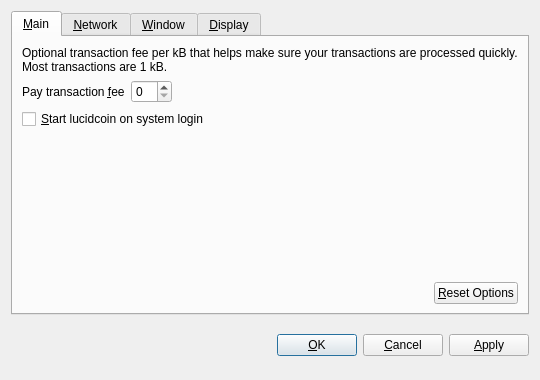
<?xml version="1.0" encoding="UTF-8"?>
<ui version="4.0">
 <class>OptionsDialog</class>
 <widget class="QDialog" name="OptionsDialog">
  <property name="geometry">
   <rect>
    <x>0</x>
    <y>0</y>
    <width>540</width>
    <height>380</height>
   </rect>
  </property>
  <property name="windowTitle">
   <string>Options</string>
  </property>
  <property name="modal">
   <bool>true</bool>
  </property>
  <layout class="QVBoxLayout" name="verticalLayout">
   <item>
    <widget class="QTabWidget" name="tabWidget">
     <property name="tabPosition">
      <enum>QTabWidget::North</enum>
     </property>
     <property name="currentIndex">
      <number>0</number>
     </property>
     <widget class="QWidget" name="tabMain">
      <attribute name="title">
       <string>&amp;Main</string>
      </attribute>
      <layout class="QVBoxLayout" name="verticalLayout_Main">
       <item>
        <widget class="QLabel" name="transactionFeeInfoLabel">
         <property name="text">
          <string>Optional transaction fee per kB that helps make sure your transactions are processed quickly. Most transactions are 1 kB.</string>
         </property>
         <property name="textFormat">
          <enum>Qt::PlainText</enum>
         </property>
         <property name="wordWrap">
          <bool>true</bool>
         </property>
        </widget>
       </item>
       <item>
        <layout class="QHBoxLayout" name="horizontalLayout_1_Main">
         <item>
          <widget class="QLabel" name="transactionFeeLabel">
           <property name="text">
            <string>Pay transaction &amp;fee</string>
           </property>
           <property name="textFormat">
            <enum>Qt::PlainText</enum>
           </property>
           <property name="buddy">
            <cstring>transactionFee</cstring>
           </property>
          </widget>
         </item>
         <item>
          <widget class="BitcoinAmountField" name="transactionFee"/>
         </item>
         <item>
          <spacer name="horizontalSpacer_1_Main">
           <property name="orientation">
            <enum>Qt::Horizontal</enum>
           </property>
           <property name="sizeHint" stdset="0">
            <size>
             <width>40</width>
             <height>20</height>
            </size>
           </property>
          </spacer>
         </item>
        </layout>
       </item>
       <item>
        <widget class="QCheckBox" name="bitcoinAtStartup">
         <property name="toolTip">
          <string>Automatically start lucidcoin after logging in to the system.</string>
         </property>
         <property name="text">
          <string>&amp;Start lucidcoin on system login</string>
         </property>
        </widget>
       </item>
       <item>
        <spacer name="verticalSpacer_Main">
         <property name="orientation">
          <enum>Qt::Vertical</enum>
         </property>
         <property name="sizeHint" stdset="0">
          <size>
           <width>20</width>
           <height>40</height>
          </size>
         </property>
        </spacer>
       </item>
       <item>
        <layout class="QHBoxLayout" name="horizontalLayout_2_Main">
         <item>
          <spacer name="horizontalSpacer_2_Main">
           <property name="orientation">
            <enum>Qt::Horizontal</enum>
           </property>
           <property name="sizeHint" stdset="0">
            <size>
             <width>40</width>
             <height>20</height>
            </size>
           </property>
          </spacer>
         </item>
         <item>
          <widget class="QPushButton" name="resetButton">
           <property name="toolTip">
            <string>Reset all client options to default.</string>
           </property>
           <property name="text">
            <string>&amp;Reset Options</string>
           </property>
           <property name="autoDefault">
            <bool>false</bool>
           </property>
          </widget>
         </item>
        </layout>
       </item>
      </layout>
     </widget>
     <widget class="QWidget" name="tabNetwork">
      <attribute name="title">
       <string>&amp;Network</string>
      </attribute>
      <layout class="QVBoxLayout" name="verticalLayout_Network">
       <item>
        <widget class="QCheckBox" name="mapPortUpnp">
         <property name="toolTip">
          <string>Automatically open the lucidcoin client port on the router. This only works when your router supports UPnP and it is enabled.</string>
         </property>
         <property name="text">
          <string>Map port using &amp;UPnP</string>
         </property>
        </widget>
       </item>
       <item>
        <widget class="QCheckBox" name="connectSocks">
         <property name="toolTip">
          <string>Connect to the lucidcoin network through a SOCKS proxy (e.g. when connecting through Tor).</string>
         </property>
         <property name="text">
          <string>&amp;Connect through SOCKS proxy:</string>
         </property>
        </widget>
       </item>
       <item>
        <layout class="QHBoxLayout" name="horizontalLayout_Network">
         <item>
          <widget class="QLabel" name="proxyIpLabel">
           <property name="text">
            <string>Proxy &amp;IP:</string>
           </property>
           <property name="textFormat">
            <enum>Qt::PlainText</enum>
           </property>
           <property name="buddy">
            <cstring>proxyIp</cstring>
           </property>
          </widget>
         </item>
         <item>
          <widget class="QValidatedLineEdit" name="proxyIp">
           <property name="maximumSize">
            <size>
             <width>140</width>
             <height>16777215</height>
            </size>
           </property>
           <property name="toolTip">
            <string>IP address of the proxy (e.g. 127.0.0.1)</string>
           </property>
          </widget>
         </item>
         <item>
          <widget class="QLabel" name="proxyPortLabel">
           <property name="text">
            <string>&amp;Port:</string>
           </property>
           <property name="textFormat">
            <enum>Qt::PlainText</enum>
           </property>
           <property name="buddy">
            <cstring>proxyPort</cstring>
           </property>
          </widget>
         </item>
         <item>
          <widget class="QLineEdit" name="proxyPort">
           <property name="maximumSize">
            <size>
             <width>55</width>
             <height>16777215</height>
            </size>
           </property>
           <property name="toolTip">
            <string>Port of the proxy (e.g. 9050)</string>
           </property>
          </widget>
         </item>
         <item>
          <widget class="QLabel" name="socksVersionLabel">
           <property name="text">
            <string>SOCKS &amp;Version:</string>
           </property>
           <property name="textFormat">
            <enum>Qt::PlainText</enum>
           </property>
           <property name="buddy">
            <cstring>socksVersion</cstring>
           </property>
          </widget>
         </item>
         <item>
          <widget class="QValueComboBox" name="socksVersion">
           <property name="toolTip">
            <string>SOCKS version of the proxy (e.g. 5)</string>
           </property>
          </widget>
         </item>
         <item>
          <spacer name="horizontalSpacer_Network">
           <property name="orientation">
            <enum>Qt::Horizontal</enum>
           </property>
           <property name="sizeHint" stdset="0">
            <size>
             <width>40</width>
             <height>20</height>
            </size>
           </property>
          </spacer>
         </item>
        </layout>
       </item>
       <item>
        <spacer name="verticalSpacer_Network">
         <property name="orientation">
          <enum>Qt::Vertical</enum>
         </property>
         <property name="sizeHint" stdset="0">
          <size>
           <width>20</width>
           <height>40</height>
          </size>
         </property>
        </spacer>
       </item>
      </layout>
     </widget>
     <widget class="QWidget" name="tabWindow">
      <attribute name="title">
       <string>&amp;Window</string>
      </attribute>
      <layout class="QVBoxLayout" name="verticalLayout_Window">
       <item>
        <widget class="QCheckBox" name="minimizeToTray">
         <property name="toolTip">
          <string>Show only a tray icon after minimizing the window.</string>
         </property>
         <property name="text">
          <string>&amp;Minimize to the tray instead of the taskbar</string>
         </property>
        </widget>
       </item>
       <item>
        <widget class="QCheckBox" name="minimizeOnClose">
         <property name="toolTip">
          <string>Minimize instead of exit the application when the window is closed. When this option is enabled, the application will be closed only after selecting Quit in the menu.</string>
         </property>
         <property name="text">
          <string>M&amp;inimize on close</string>
         </property>
        </widget>
       </item>
       <item>
        <spacer name="verticalSpacer_Window">
         <property name="orientation">
          <enum>Qt::Vertical</enum>
         </property>
         <property name="sizeHint" stdset="0">
          <size>
           <width>20</width>
           <height>40</height>
          </size>
         </property>
        </spacer>
       </item>
      </layout>
     </widget>
     <widget class="QWidget" name="tabDisplay">
      <attribute name="title">
       <string>&amp;Display</string>
      </attribute>
      <layout class="QVBoxLayout" name="verticalLayout_Display">
       <item>
        <layout class="QHBoxLayout" name="horizontalLayout_1_Display">
         <item>
          <widget class="QLabel" name="langLabel">
           <property name="text">
            <string>User Interface &amp;language:</string>
           </property>
           <property name="textFormat">
            <enum>Qt::PlainText</enum>
           </property>
           <property name="buddy">
            <cstring>lang</cstring>
           </property>
          </widget>
         </item>
         <item>
          <widget class="QValueComboBox" name="lang">
           <property name="toolTip">
            <string>The user interface language can be set here. This setting will take effect after restarting lucidcoin.</string>
           </property>
          </widget>
         </item>
        </layout>
       </item>
       <item>
        <layout class="QHBoxLayout" name="horizontalLayout_2_Display">
         <item>
          <widget class="QLabel" name="unitLabel">
           <property name="text">
            <string>&amp;Unit to show amounts in:</string>
           </property>
           <property name="textFormat">
            <enum>Qt::PlainText</enum>
           </property>
           <property name="buddy">
            <cstring>unit</cstring>
           </property>
          </widget>
         </item>
         <item>
          <widget class="QValueComboBox" name="unit">
           <property name="toolTip">
            <string>Choose the default subdivision unit to show in the interface and when sending coins.</string>
           </property>
          </widget>
         </item>
        </layout>
       </item>
       <item>
        <widget class="QCheckBox" name="displayAddresses">
         <property name="toolTip">
          <string>Whether to show lucidcoin addresses in the transaction list or not.</string>
         </property>
         <property name="text">
          <string>&amp;Display addresses in transaction list</string>
         </property>
        </widget>
       </item>
       <item>
        <spacer name="verticalSpacer_Display">
         <property name="orientation">
          <enum>Qt::Vertical</enum>
         </property>
         <property name="sizeHint" stdset="0">
          <size>
           <width>20</width>
           <height>40</height>
          </size>
         </property>
        </spacer>
       </item>
      </layout>
     </widget>
    </widget>
   </item>
   <item>
    <layout class="QHBoxLayout" name="horizontalLayout_Buttons">
     <item>
      <spacer name="horizontalSpacer_1">
       <property name="orientation">
        <enum>Qt::Horizontal</enum>
       </property>
       <property name="sizeHint" stdset="0">
        <size>
         <width>40</width>
         <height>48</height>
        </size>
       </property>
      </spacer>
     </item>
     <item>
      <widget class="QLabel" name="statusLabel">
       <property name="font">
        <font>
         <weight>75</weight>
         <bold>true</bold>
        </font>
       </property>
       <property name="text">
        <string/>
       </property>
       <property name="textFormat">
        <enum>Qt::PlainText</enum>
       </property>
       <property name="wordWrap">
        <bool>true</bool>
       </property>
      </widget>
     </item>
     <item>
      <spacer name="horizontalSpacer_2">
       <property name="orientation">
        <enum>Qt::Horizontal</enum>
       </property>
       <property name="sizeHint" stdset="0">
        <size>
         <width>40</width>
         <height>48</height>
        </size>
       </property>
      </spacer>
     </item>
     <item>
      <widget class="QPushButton" name="okButton">
       <property name="text">
        <string>&amp;OK</string>
       </property>
      </widget>
     </item>
     <item>
      <widget class="QPushButton" name="cancelButton">
       <property name="text">
        <string>&amp;Cancel</string>
       </property>
       <property name="autoDefault">
        <bool>false</bool>
       </property>
      </widget>
     </item>
     <item>
      <widget class="QPushButton" name="applyButton">
       <property name="text">
        <string>&amp;Apply</string>
       </property>
       <property name="autoDefault">
        <bool>false</bool>
       </property>
      </widget>
     </item>
    </layout>
   </item>
  </layout>
 </widget>
 <customwidgets>
  <customwidget>
   <class>BitcoinAmountField</class>
   <extends>QSpinBox</extends>
   <header>bitcoinamountfield.h</header>
  </customwidget>
  <customwidget>
   <class>QValueComboBox</class>
   <extends>QComboBox</extends>
   <header>qvaluecombobox.h</header>
  </customwidget>
  <customwidget>
   <class>QValidatedLineEdit</class>
   <extends>QLineEdit</extends>
   <header>qvalidatedlineedit.h</header>
  </customwidget>
 </customwidgets>
 <resources/>
 <connections/>
</ui>
